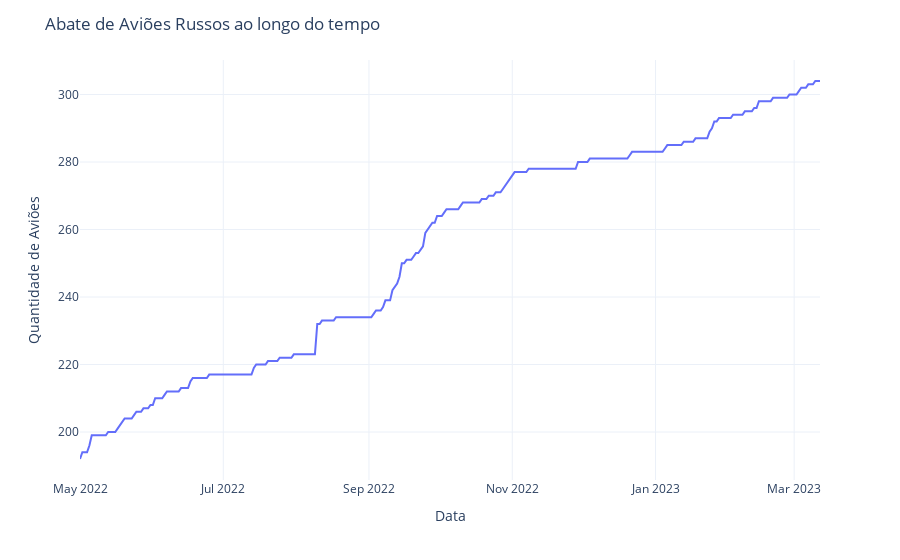

The notebook cell this image was saved under:
### Markdown cell above
# Iniciar analise exploratoria de dados

### Code cell
Plot_abates_eq_aereos = px.line(x=Df['date'], y=Df['aircraft'])
Plot_abates_eq_aereos.update_layout(title='Abate de Aviões Russos ao longo do tempo',
xaxis_title='Data',
yaxis_title='Quantidade de Aviões', 
template = 'plotly_white') #adicionando o template
Plot_abates_eq_aereos

### Figure 1 — Plotly figure (JSON) as saved in the notebook; plotly's stock layout.template omitted (floating-point values rounded to 4 significant figures; data arrays with more than 128 entries replaced by an {"elided": "..."} marker saying what was removed)
{"data": [{"hovertemplate": "x=%{x}<br>y=%{y}<extra></extra>", "legendgroup": "", "line": {"color": "#636efa", "dash": "solid"}, "marker": {"symbol": "circle"}, "mode": "lines", "name": "", "orientation": "v", "showlegend": false, "type": "scatter", "x": {"elided": "316 str values"}, "xaxis": "x", "y": {"elided": "316 int values"}, "yaxis": "y"}], "layout": {"legend": {"tracegroupgap": 0}, "margin": {"t": 60}, "title": {"text": "Abate de Aviões Russos ao longo do tempo"}, "xaxis": {"anchor": "y", "domain": [0, 1], "title": {"text": "Data"}}, "yaxis": {"anchor": "x", "domain": [0, 1], "title": {"text": "Quantidade de Aviões"}}}}
